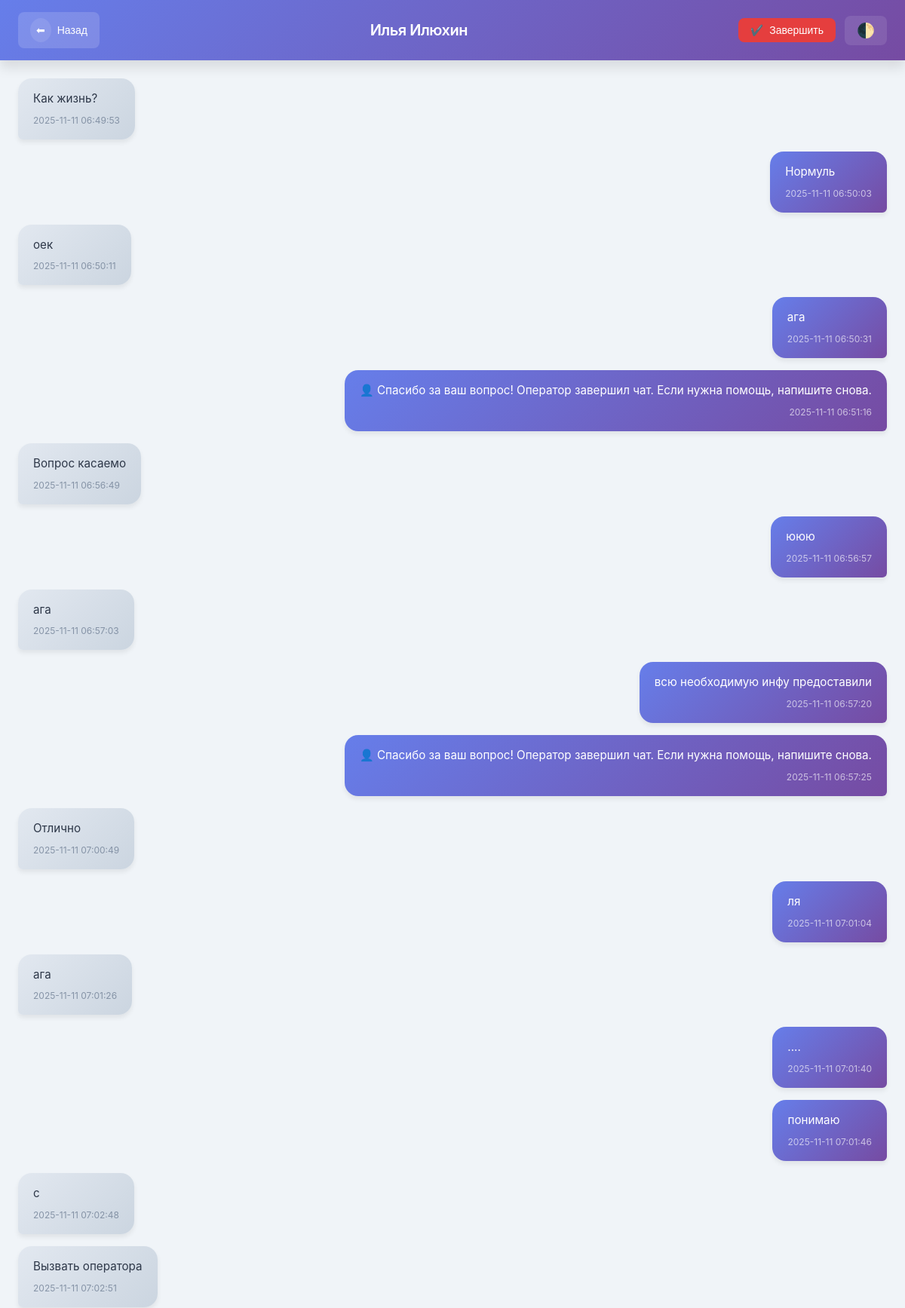
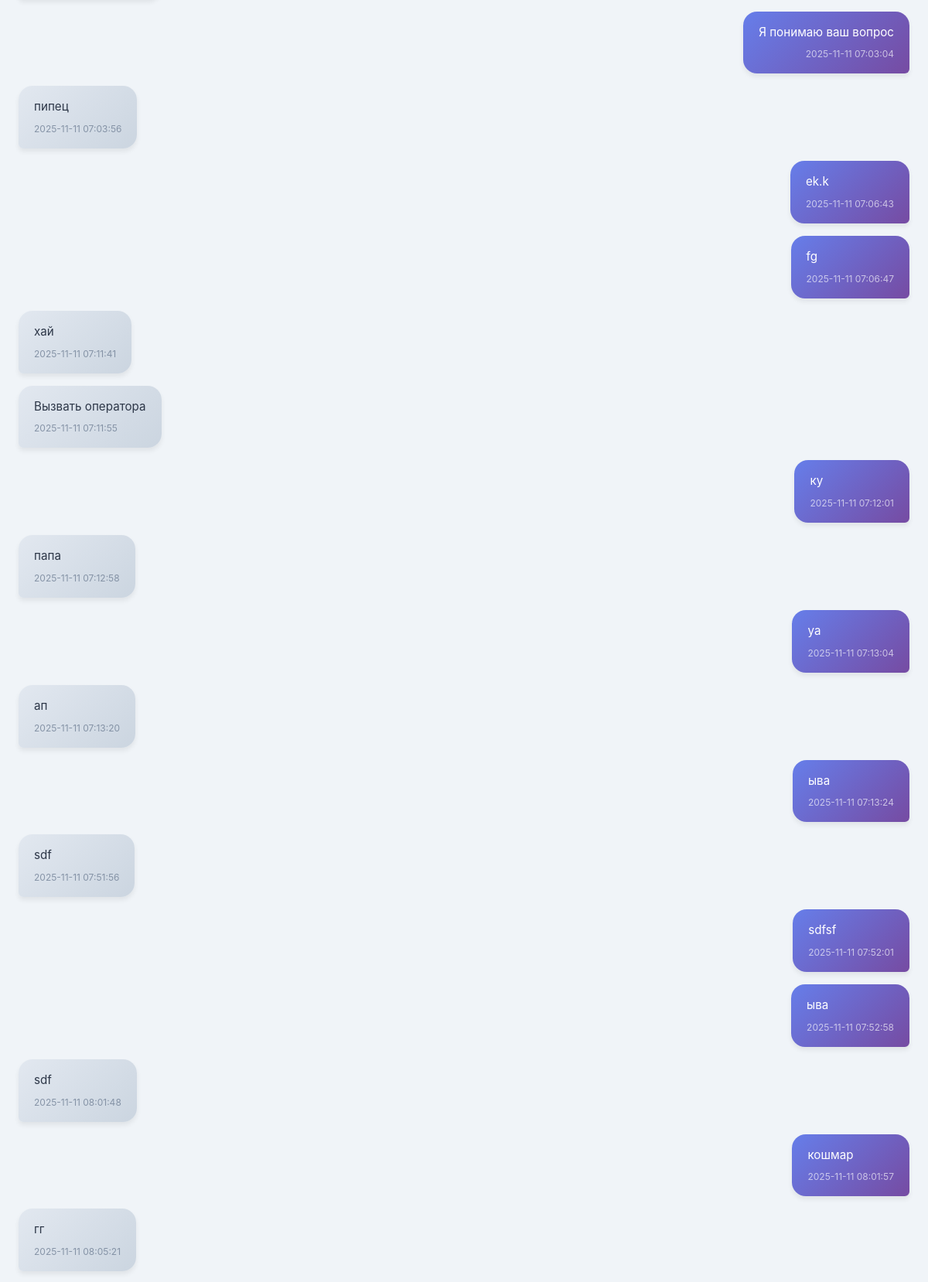
The app's page /chat/382833318 (signed in, upper part) with its own data (2 pictures, top to bottom).
### tables this page shows
CREATE TABLE interactions (
                        id INTEGER PRIMARY KEY AUTOINCREMENT,
                        user_id INTEGER NOT NULL,
                        username TEXT,
                        message TEXT NOT NULL,
                        sender TEXT NOT NULL,  -- 'user' или 'operator'
                        status TEXT DEFAULT 'Открыто',
                        timestamp DATETIME DEFAULT CURRENT_TIMESTAMP);

### admin_panel.py (the view)
@app.route("/chat/<int:user_id>")
def chat(user_id):
    if not session.get("logged_in"):
        return redirect(url_for("login"))
    username = get_or_create_username(user_id)
    history = get_chat_history(user_id)
    return render_template("chat.html", user_id=user_id, username=username, history=history)

### admin_panel.py (called while the page is built)
def get_or_create_username(user_id):
    conn = sqlite3.connect(DATABASE)
    cursor = conn.cursor()
    cursor.execute("SELECT username FROM interactions WHERE user_id=? ORDER BY id DESC LIMIT 1", (user_id,))
    row = cursor.fetchone()
    conn.close()
    return row[0] if row else f"id{user_id}"

def get_chat_history(user_id):
    conn = sqlite3.connect(DATABASE)
    cursor = conn.cursor()
    cursor.execute(
        "SELECT message, sender, timestamp FROM interactions WHERE user_id=? ORDER BY timestamp ASC",
        (user_id,)
    )
    rows = cursor.fetchall()
    conn.close()
    history = []
    for msg, sender, t in rows:
        history.append({
            'text': msg,
            'from': 'Оператор' if sender == 'operator' else 'Пользователь',
            'sender': sender,
            'timestamp': t
        })
    return history

### templates/chat.html (shortened to what this page needs)
<!DOCTYPE html>
<html lang="ru">
<head>
</head>
<body>
<header>
  <div class="header-buttons">
    <button class="btn btn-back" onclick="goBack()">
      <span class="btn-icon">⬅</span> <span>Назад</span>
    </button>
  </div>
  <h3>{{ username }}</h3>
  <div class="header-buttons">
    <button class="btn btn-end" onclick="openEndModal()">
      <span>✔️</span> <span>Завершить</span>
    </button>
    <button class="btn btn-theme" onclick="toggleTheme()" title="Сменить тему">🌓</button>
  </div>
</header>
<div id="messages">
  {% for msg in history %}
    <div class="msg-wrapper {% if msg.sender == 'operator' %}operator{% else %}user{% endif %}"
         data-msg-id="{{ msg.id }}"
         data-timestamp="{{ msg.timestamp }}">
      <div class="msg">
        {{ msg.text }}
        <div class="msg-time">{{ msg.timestamp|default('') }}</div>
      </div>
    </div>
  {% endfor %}
</div>
</body>
</html>

### templates/chat.html (style rules this page uses)
:root { --bg-primary: #f0f4f8; --bg-secondary: #ffffff; --bg-header: linear-gradient(135deg, #667eea 0%, #764ba2 100%); --text-primary: #2d3748; --text-secondary: #718096; --operator-msg: linear-gradient(135deg, #667eea 0%, #764ba2 100%); --user-msg: linear-gradient(135deg, #e2e8f0 0%, #cbd5e0 100%); --border-color: #e2e8f0; --shadow: 0 4px 6px rgba(0, 0, 0, 0.07); --shadow-lg: 0 10px 15px rgba(0, 0, 0, 0.1); --accent-color: #667eea; --danger-color: #e53e3e; --success-color: #48bb78; --button-hover: #5a67d8; --transition: all 0.3s cubic-bezier(0.4, 0, 0.2, 1); }
* { box-sizing: border-box; margin: 0; padding: 0; }
body { font-family: -apple-system, BlinkMacSystemFont, 'Segoe UI', Roboto, 'Helvetica Neue', Arial, sans-serif; background: var(--bg-primary); color: var(--text-primary); height: 100vh; display: flex; flex-direction: column; transition: var(--transition); }
header { background: var(--bg-header); color: white; padding: 1rem 1.5rem; display: flex; justify-content: space-between; align-items: center; box-shadow: var(--shadow-lg); z-index: 100; }
header h3 { font-size: 1.25rem; font-weight: 600; letter-spacing: -0.025em; }
.header-buttons { display: flex; gap: 0.75rem; align-items: center; }
.btn { padding: 0.5rem 1rem; border: none; border-radius: 8px; font-size: 0.875rem; font-weight: 500; cursor: pointer; transition: var(--transition); display: inline-flex; align-items: center; gap: 0.5rem; }
.btn-icon { padding: 0.5rem; border-radius: 50%; background: rgba(255,255,255,0.1); }
.btn-back { background: rgba(255,255,255,0.15); color: white; }
.btn-end { background: var(--danger-color); color: white; }
.btn-theme { background: rgba(255,255,255,0.1); color: white; font-size: 1.2rem; }
#messages { flex: 1; overflow-y: auto; padding: 1.5rem; display: flex; flex-direction: column; gap: 1rem; background: var(--bg-primary); scroll-behavior: smooth; }
.msg-wrapper { display: flex; animation: fadeInMsg 0.4s ease-out; }
.msg-wrapper.operator { justify-content: flex-end; }
.msg-wrapper.user { justify-content: flex-start; }
.msg { max-width: 70%; padding: 1rem 1.25rem; border-radius: 18px; font-size: 0.95rem; line-height: 1.5; box-shadow: var(--shadow); position: relative; animation: bubbleIn 0.3s cubic-bezier(0.4, 0, 0.2, 1); }
.msg-wrapper.operator .msg { background: var(--operator-msg); color: white; border-bottom-right-radius: 6px; }
.msg-wrapper.user .msg { background: var(--user-msg); color: var(--text-primary); border-bottom-left-radius: 6px; }
.msg-time { font-size: 0.75rem; margin-top: 0.5rem; opacity: 0.8; }
.msg-wrapper.operator .msg-time { color: rgba(255,255,255,0.8); text-align: right; }
.msg-wrapper.user .msg-time { color: var(--text-secondary); text-align: left; }

### records on screen
interactions: username "Илья Илюхин"
interactions: text "Как жизнь?", timestamp "2025-11-11 06:49:53"
interactions: text "Нормуль", timestamp "2025-11-11 06:50:03"
interactions: text "оек", timestamp "2025-11-11 06:50:11"
interactions: text "ага", timestamp "2025-11-11 06:50:31"
interactions: text "👤 Спасибо за ваш вопрос! Оператор завершил чат. Если нужна помощь, напишите снова.", timestamp "2025-11-11 06:51:16"
interactions: text "Вопрос касаемо", timestamp "2025-11-11 06:56:49"
interactions: text "ююю", timestamp "2025-11-11 06:56:57"
interactions: text "ага", timestamp "2025-11-11 06:57:03"
interactions: text "всю необходимую инфу предоставили", timestamp "2025-11-11 06:57:20"
interactions: text "👤 Спасибо за ваш вопрос! Оператор завершил чат. Если нужна помощь, напишите снова.", timestamp "2025-11-11 06:57:25"
interactions: text "Отлично", timestamp "2025-11-11 07:00:49"
interactions: text "ля", timestamp "2025-11-11 07:01:04"
interactions: text "ага", timestamp "2025-11-11 07:01:26"
interactions: text "....", timestamp "2025-11-11 07:01:40"
interactions: text "понимаю", timestamp "2025-11-11 07:01:46"
interactions: text "с", timestamp "2025-11-11 07:02:48"
interactions: text "Вызвать оператора", timestamp "2025-11-11 07:02:51"
interactions: text "Я понимаю ваш вопрос", timestamp "2025-11-11 07:03:04"
interactions: text "пипец", timestamp "2025-11-11 07:03:56"
interactions: text "ek.k", timestamp "2025-11-11 07:06:43"
interactions: text "fg", timestamp "2025-11-11 07:06:47"
interactions: text "хай", timestamp "2025-11-11 07:11:41"
interactions: text "Вызвать оператора", timestamp "2025-11-11 07:11:55"
interactions: text "ку", timestamp "2025-11-11 07:12:01"
interactions: text "папа", timestamp "2025-11-11 07:12:58"
interactions: text "уа", timestamp "2025-11-11 07:13:04"
interactions: text "ап", timestamp "2025-11-11 07:13:20"
interactions: text "ыва", timestamp "2025-11-11 07:13:24"
interactions: text "sdf", timestamp "2025-11-11 07:51:56"
interactions: text "sdfsf", timestamp "2025-11-11 07:52:01"
interactions: text "ыва", timestamp "2025-11-11 07:52:58"
interactions: text "sdf", timestamp "2025-11-11 08:01:48"
interactions: text "кошмар", timestamp "2025-11-11 08:01:57"
interactions: text "гг", timestamp "2025-11-11 08:05:21"
